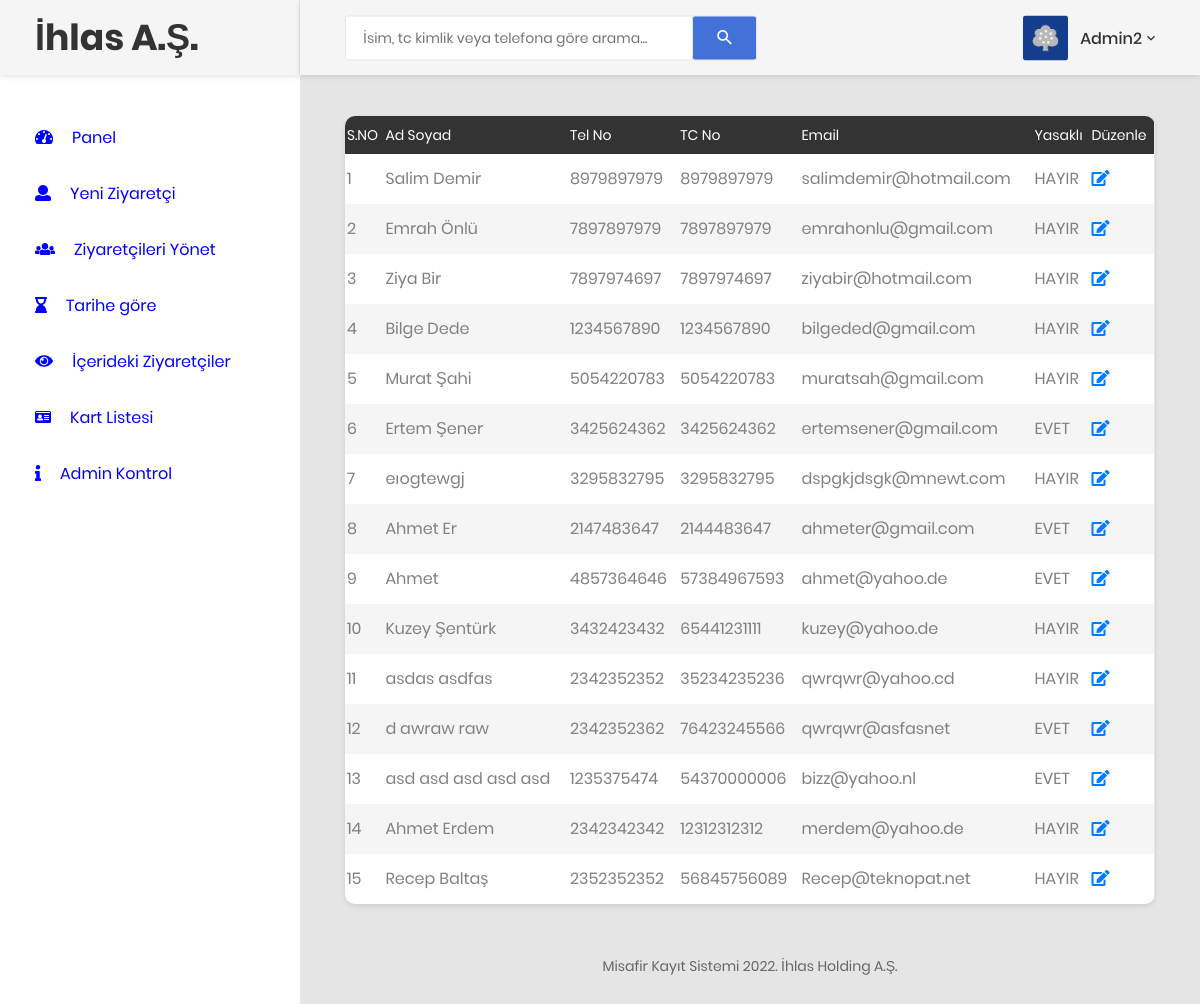
The app's page /manage-newvisitors.php (signed in) with its own data.
### tables this page shows
CREATE TABLE `tblvisitor` (
  `ID` int(5) NOT NULL,
  `FullName` varchar(120) DEFAULT NULL,
  `Kart` char(4) DEFAULT NULL,
  `Email` varchar(120) DEFAULT NULL,
  `MobileNumber` bigint(11) DEFAULT NULL,
  `TcKimlik` char(11) NOT NULL,
  `Address` varchar(250) DEFAULT NULL,
  `WhomtoMeet` varchar(120) DEFAULT NULL,
  `Deptartment` varchar(120) DEFAULT NULL,
  `ReasontoMeet` varchar(120) DEFAULT NULL,
  `EnterDate` timestamp NULL DEFAULT current_timestamp(),
  `remark` varchar(255) DEFAULT NULL,
  `outtime` timestamp NULL DEFAULT NULL ON UPDATE current_timestamp(),
  `Ban` char(6) DEFAULT NULL
);

### manage-newvisitors.php (the view, shortened to what this page needs)
<?php
include('includes/dbconnection.php');
if (strlen($_SESSION['cvmsaid']==0)) {
  header('location:logout.php');
  } else{
  ?>
<!DOCTYPE html>
<html lang="tr">
<head>
    <link href="css/font-face.css" rel="stylesheet" media="all">
    <link href="vendor/font-awesome-4.7/css/font-awesome.min.css" rel="stylesheet" media="all">
    <link href="vendor/font-awesome-5/css/fontawesome-all.min.css" rel="stylesheet" media="all">
    <link href="vendor/mdi-font/css/material-design-iconic-font.min.css" rel="stylesheet" media="all">
    <link href="vendor/bootstrap-4.1/bootstrap.min.css" rel="stylesheet" media="all">
    <link href="vendor/animsition/animsition.min.css" rel="stylesheet" media="all">
    <link href="vendor/bootstrap-progressbar/bootstrap-progressbar-3.3.4.min.css" rel="stylesheet" media="all">
    <link href="vendor/wow/animate.css" rel="stylesheet" media="all">
    <link href="vendor/css-hamburgers/hamburgers.min.css" rel="stylesheet" media="all">
    <link href="vendor/slick/slick.css" rel="stylesheet" media="all">
    <link href="vendor/select2/select2.min.css" rel="stylesheet" media="all">
    <link href="vendor/perfect-scrollbar/perfect-scrollbar.css" rel="stylesheet" media="all">
    <link href="css/theme.css" rel="stylesheet" media="all">
</head>
<body class="animsition">
    <div class="page-wrapper">
      <?php include_once('includes/sidebar.php');?>
        <div class="page-container">
            <?php include_once('includes/header.php');?>
            <div class="main-content">
                <div class="section__content section__content--p30">
                    <div class="container-fluid">
                        <div class="row">
                            <div class="col-lg-12">
                                <div class="table-responsive table--no-card m-b-30">
                                    <table class="table table-borderless table-striped table-earning">
                                         <thead>
                                        <tr>
                                            <tr>
                  <th>S.NO</th>
                  <th>Ad Soyad</th>
              <th>Tel No</th>
              <th>TC No</th>
              <th>Email</th>
			  <th>Yasaklı</th>
                   <th>Düzenle</th>
                </tr>
                                        </tr>
                                        </thead>
                                       <?php
$ret=mysqli_query($con,"select *from tblvisitor");
$cnt=1;
while ($row=mysqli_fetch_array($ret)) {
?>
                <tr>
                  <td><?php echo $cnt;?></td>
                  <td><?php  echo $row['FullName'];?></td>
                  <td><?php  echo $row['MobileNumber'];?></td>
                  <td><?php  echo $row['TcKimlik'];?></td>
                <td><?php  echo $row['Email'];?></td>
				<td><?php  echo $row['Ban']; ?></td>
                  <td><a href="visitor-detail.php?editid=<?php echo $row['ID'];?>" title="View Full Details"><i class="fa fa-edit fa-1x"></i></a></td>
                </tr>
                <?php
$cnt=$cnt+1;
}?>
                                    </table>
                                </div>
                            </div>
                        </div>
<?php include_once('includes/footer.php');?>
          </div>
                </div>
            </div>
        </div>
    </div>
</body>
</html>
<?php }  ?>

### includes/header.php (shortened to what this page needs)
<header class="header-desktop">
                <div class="section__content section__content--p30">
                    <div class="container-fluid">
                        <div class="header-wrap">
                            <form class="form-header" name="search" action="search-visitor.php" method="post">
                                <input class="au-input au-input--xl" type="text" name="searchdata" id="searchdata" placeholder="İsim, tc kimlik veya telefona göre arama..." />
                                <button class="au-btn--submit" type="submit" name="search">
                                    <i class="zmdi zmdi-search"></i>
                                </button>
                            </form>
                            <div class="header-button">
                                 <?php
$adminid=$_SESSION['cvmsaid'];
$ret=mysqli_query($con,"select AdminName from tbladmin where ID='$adminid'");
$row=mysqli_fetch_array($ret);
$name=$row['AdminName'];
?>
                                <div class="account-wrap">
                                    <div class="account-item clearfix js-item-menu">
                                        <div class="image">
                                            <img src="images/icon/avatar-01.jpg" alt="Deneme Görsel" />
                                        </div>
                                        <div class="content">
                                            <a class="js-acc-btn" href="#"><?php echo $name; ?></a>
                                        </div>
                                    </div>
                                </div>
                            </div>
                        </div>
                    </div>
                </div>
            </header>

### records on screen
tblvisitor: FullName "Salim Demir", MobileNumber "8979897979", TcKimlik "8979897979", Email "salimdemir@hotmail.com", Ban "HAYIR"
tblvisitor: FullName "Emrah Önlü", MobileNumber "7897897979", TcKimlik "7897897979", Email "emrahonlu@gmail.com", Ban "HAYIR"
tblvisitor: FullName "Ziya Bir", MobileNumber "7897974697", TcKimlik "7897974697", Email "ziyabir@hotmail.com", Ban "HAYIR"
tblvisitor: FullName "Bilge Dede", MobileNumber "1234567890", TcKimlik "1234567890", Email "bilgeded@gmail.com", Ban "HAYIR"
tblvisitor: FullName "Murat Şahi", MobileNumber "5054220783", TcKimlik "5054220783", Email "muratsah@gmail.com", Ban "HAYIR"
tblvisitor: FullName "Ertem Şener", MobileNumber "3425624362", TcKimlik "3425624362", Email "ertemsener@gmail.com", Ban "EVET"
tblvisitor: FullName "eıogtewgj", MobileNumber "3295832795", TcKimlik "3295832795", Email "dspgkjdsgk@mnewt.com", Ban "HAYIR"
tblvisitor: FullName "Ahmet Er", MobileNumber "2147483647", TcKimlik "2144483647", Email "ahmeter@gmail.com", Ban "EVET"
tblvisitor: FullName "Ahmet", MobileNumber "4857364646", TcKimlik "57384967593", Email "ahmet@yahoo.de", Ban "EVET"
tblvisitor: FullName "Kuzey Şentürk", MobileNumber "3432423432", TcKimlik "65441231111", Email "kuzey@yahoo.de", Ban "HAYIR"
tblvisitor: FullName "asdas asdfas", MobileNumber "2342352352", TcKimlik "35234235236", Email "qwrqwr@yahoo.cd", Ban "HAYIR"
tblvisitor: FullName "d awraw raw", MobileNumber "2342352362", TcKimlik "76423245566", Email "qwrqwr@asfasnet", Ban "EVET"
tblvisitor: FullName "asd asd asd asd asd", MobileNumber "1235375474", TcKimlik "54370000006", Email "bizz@yahoo.nl", Ban "EVET"
tblvisitor: FullName "Ahmet Erdem", MobileNumber "2342342342", TcKimlik "12312312312", Email "merdem@yahoo.de", Ban "HAYIR"
tblvisitor: FullName "Recep Baltaş", MobileNumber "2352352352", TcKimlik "56845756089", Email "Recep@teknopat.net", Ban "HAYIR"

### other values on screen
$name "Admin2"
